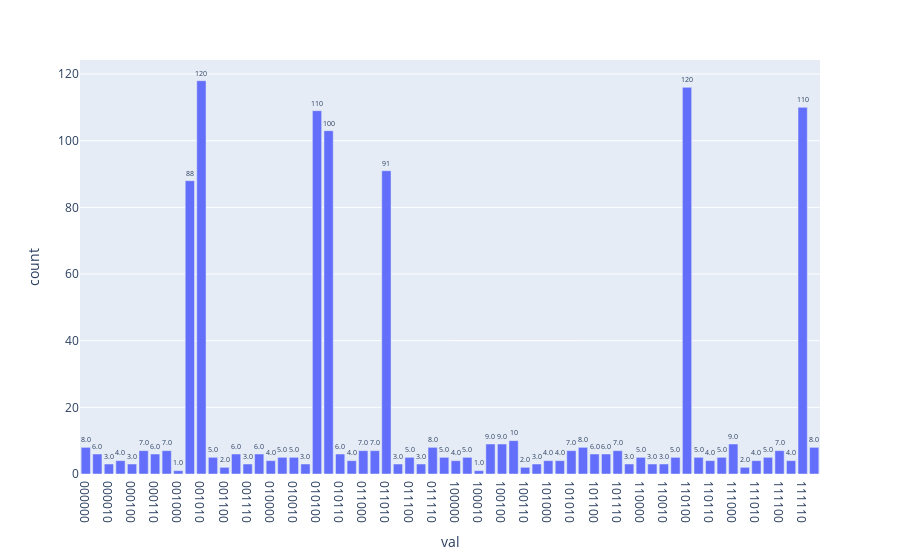
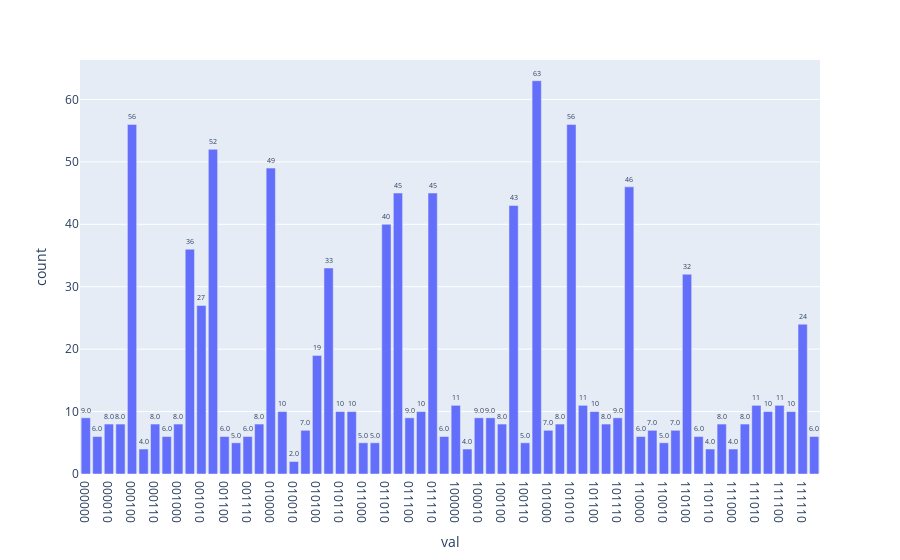
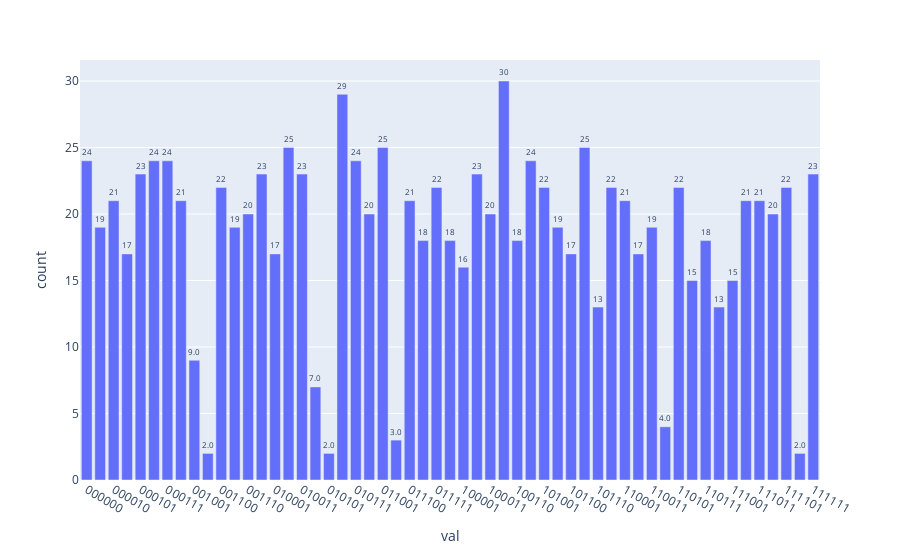
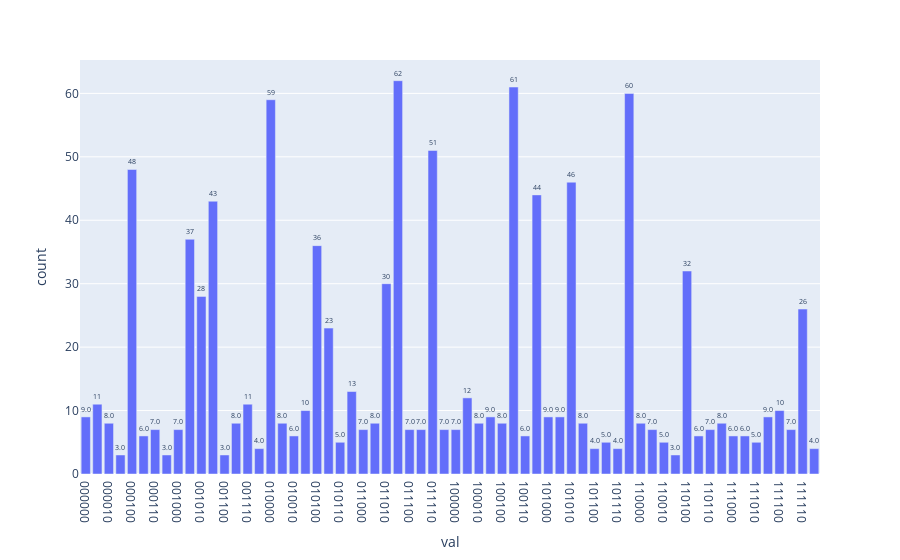

These figures' notebook cell, in order:
### Markdown cell above
In the cell bellow, you can choose how many Grover iterations you want and it will automatically do from 0 to the number you want, saving the plots in two different formats, as well as saving the array, the indices and the threshold chosen into a file called array_thresh.py, in the folder plots/grov_its/ .

### Code cell
###################################### SETTING UP THE SEARCH ################################################
nb_times = 10 #up to how many grover it. you want to test

nb_sol = 7 #I want nb_sol solutions in my array
nb_qb_arr = 6 #I want 2^nb_qb_arr values in my array

thresh = 5
data_arr = array_creation(nb_qb_arr, thresh, nb_sol)
#############################################################################################################

ind = []
i = 0
for j in data_arr:
    if j > thresh:
        ind.append(i)
    i += 1
    
if not os.path.exists("plots/grov_its"):
        os.makedirs("plots/grov_its")
        
with open("plots/grov_its/array_thresh.py", 'w') as f:
    f.write(f'#Indices of values above {thresh}: {ind}. The values are {[data_arr[x] for x in ind]}\n')
    f.write(f'#The full array is {data_arr}\n\n')
    f.write(f'thresh = {thresh}\n')
    f.write(f'data_arr = {data_arr}\n')
    f.write(f'ind = {ind}\n')
    
M = 1
for i in range(nb_times):

    #These numbers are calculated directly from the data array
    n = ceil(log(len(data_arr), 2)) #number of index qbits
    len_b =  ceil(log(max(data_arr)+1, 2))#length of the bitstrings to compare
    m = 5*len_b #number of qbits needed for the comparision

    i_reg = QuantumRegister(n, 'd') #Creates the data registry
    val_reg = QuantumRegister(m-1, 't') #Creates the template registry
    anc = QuantumRegister(1, 'ancilla') #Creates the ancillary registry for the oracle
    cr = ClassicalRegister(n, 'c') #Creates the classical bit measurment output

    qc = QuantumCircuit(i_reg, val_reg, anc, cr) #Makes the circuit with these qbits as input

    ####### State initialization #########
    qc.h(range(n))

    #initiation of ancillary to |->
    qc.x(anc)
    qc.h(anc)

    ##### GROVER ITERATION ######
    #THE THRESHOLD IS SET IN GROVER METHOD

    grov_it = GrovIt(data_arr, thresh).to_gate()
    grov_it.label = "Grover"

    for i in range(M):
        qc.append(grov_it, list(range(n+m)))

    qc.measure([x for x in range(n)],cr)

    ############# CIRCUIT SIMULATION #################
    aer_sim = Aer.get_backend('aer_simulator')
    aer_sim.set_options(device='CPU')

    transpiled_qc = transpile(qc, aer_sim)
    shots = 2048 #we repeat the simulation 2048 times
    job = aer_sim.run(transpiled_qc)

    ############# CODE FOR PLOTTING ####################
    hist = job.result().get_counts() #simulation output
    sort_hist = sorted(hist.items()) #So that the plotting puts everything in the same increasing order of basis
    n_hist = {k:v for k,v in sort_hist}

    results = {'val':n_hist.keys(),'count':n_hist.values()} #change the formatting of the data to match plotly

    fig = px.bar(results, x="val", y="count", text="count")
    fig.update_traces(texttemplate='%{text:.2s}', textposition='outside')
    fig.update_layout(uniformtext_minsize=6, uniformtext_mode='show')
    fig.show()

    fig.write_image(f"plots/grov_its/r_arr_{M}_GrovIts.pdf",width=1600, height=800,)
    fig.write_html(f"plots/grov_its/r_arr_{M}_GrovIts.html")
    
    M+=1

### Figure 1 — Plotly figure (JSON) as saved in the notebook; plotly's stock layout.template omitted (floating-point values rounded to 4 significant figures)
{"data": [{"alignmentgroup": "True", "hovertemplate": "val=%{x}<br>count=%{text}<extra></extra>", "legendgroup": "", "marker": {"color": "#636efa", "pattern": {"shape": ""}}, "name": "", "offsetgroup": "", "orientation": "v", "showlegend": false, "text": ["8", "6", "3", "4", "3", "7", "6", "7", "1", "88", "118", "5", "2", "6", "3", "6", "4", "5", "5", "3", "109", "103", "6", "4", "7", "7", "91", "3", "5", "3", "8", "5", "4", "5", "1", "9", "9", "10", "2", "3", "4", "4", "7", "8", "6", "6", "7", "3", "5", "3", "3", "5", "116", "5", "4", "5", "9", "2", "4", "5", "7", "4", "110", "8"], "textposition": "outside", "texttemplate": "%{text:.2s}", "type": "bar", "x": ["000000", "000001", "000010", "000011", "000100", "000101", "000110", "000111", "001000", "001001", "001010", "001011", "001100", "001101", "001110", "001111", "010000", "010001", "010010", "010011", "010100", "010101", "010110", "010111", "011000", "011001", "011010", "011011", "011100", "011101", "011110", "011111", "100000", "100001", "100010", "100011", "100100", "100101", "100110", "100111", "101000", "101001", "101010", "101011", "101100", "101101", "101110", "101111", "110000", "110001", "110010", "110011", "110100", "110101", "110110", "110111", "111000", "111001", "111010", "111011", "111100", "111101", "111110", "111111"], "xaxis": "x", "y": [8, 6, 3, 4, 3, 7, 6, 7, 1, 88, 118, 5, 2, 6, 3, 6, 4, 5, 5, 3, 109, 103, 6, 4, 7, 7, 91, 3, 5, 3, 8, 5, 4, 5, 1, 9, 9, 10, 2, 3, 4, 4, 7, 8, 6, 6, 7, 3, 5, 3, 3, 5, 116, 5, 4, 5, 9, 2, 4, 5, 7, 4, 110, 8], "yaxis": "y"}], "layout": {"barmode": "relative", "legend": {"tracegroupgap": 0}, "margin": {"t": 60}, "uniformtext": {"minsize": 6, "mode": "show"}, "xaxis": {"anchor": "y", "domain": [0, 1], "title": {"text": "val"}}, "yaxis": {"anchor": "x", "domain": [0, 1], "title": {"text": "count"}}}}

### Figure 2 — Plotly figure (JSON) as saved in the notebook; plotly's stock layout.template omitted (floating-point values rounded to 4 significant figures)
{"data": [{"alignmentgroup": "True", "hovertemplate": "val=%{x}<br>count=%{text}<extra></extra>", "legendgroup": "", "marker": {"color": "#636efa", "pattern": {"shape": ""}}, "name": "", "offsetgroup": "", "orientation": "v", "showlegend": false, "text": ["9", "6", "8", "8", "56", "4", "8", "6", "8", "36", "27", "52", "6", "5", "6", "8", "49", "10", "2", "7", "19", "33", "10", "10", "5", "5", "40", "45", "9", "10", "45", "6", "11", "4", "9", "9", "8", "43", "5", "63", "7", "8", "56", "11", "10", "8", "9", "46", "6", "7", "5", "7", "32", "6", "4", "8", "4", "8", "11", "10", "11", "10", "24", "6"], "textposition": "outside", "texttemplate": "%{text:.2s}", "type": "bar", "x": ["000000", "000001", "000010", "000011", "000100", "000101", "000110", "000111", "001000", "001001", "001010", "001011", "001100", "001101", "001110", "001111", "010000", "010001", "010010", "010011", "010100", "010101", "010110", "010111", "011000", "011001", "011010", "011011", "011100", "011101", "011110", "011111", "100000", "100001", "100010", "100011", "100100", "100101", "100110", "100111", "101000", "101001", "101010", "101011", "101100", "101101", "101110", "101111", "110000", "110001", "110010", "110011", "110100", "110101", "110110", "110111", "111000", "111001", "111010", "111011", "111100", "111101", "111110", "111111"], "xaxis": "x", "y": [9, 6, 8, 8, 56, 4, 8, 6, 8, 36, 27, 52, 6, 5, 6, 8, 49, 10, 2, 7, 19, 33, 10, 10, 5, 5, 40, 45, 9, 10, 45, 6, 11, 4, 9, 9, 8, 43, 5, 63, 7, 8, 56, 11, 10, 8, 9, 46, 6, 7, 5, 7, 32, 6, 4, 8, 4, 8, 11, 10, 11, 10, 24, 6], "yaxis": "y"}], "layout": {"barmode": "relative", "legend": {"tracegroupgap": 0}, "margin": {"t": 60}, "uniformtext": {"minsize": 6, "mode": "show"}, "xaxis": {"anchor": "y", "domain": [0, 1], "title": {"text": "val"}}, "yaxis": {"anchor": "x", "domain": [0, 1], "title": {"text": "count"}}}}

### Figure 3 — Plotly figure (JSON) as saved in the notebook; plotly's stock layout.template omitted (floating-point values rounded to 4 significant figures)
{"data": [{"alignmentgroup": "True", "hovertemplate": "val=%{x}<br>count=%{text}<extra></extra>", "legendgroup": "", "marker": {"color": "#636efa", "pattern": {"shape": ""}}, "name": "", "offsetgroup": "", "orientation": "v", "showlegend": false, "text": ["24", "19", "21", "17", "23", "24", "24", "21", "9", "2", "22", "19", "20", "23", "17", "25", "23", "7", "2", "29", "24", "20", "25", "3", "21", "18", "22", "18", "16", "23", "20", "30", "18", "24", "22", "19", "17", "25", "13", "22", "21", "17", "19", "4", "22", "15", "18", "13", "15", "21", "21", "20", "22", "2", "23"], "textposition": "outside", "texttemplate": "%{text:.2s}", "type": "bar", "x": ["000000", "000001", "000010", "000011", "000101", "000110", "000111", "001000", "001001", "001010", "001100", "001101", "001110", "001111", "010001", "010010", "010011", "010100", "010101", "010110", "010111", "011000", "011001", "011010", "011100", "011101", "011111", "100000", "100001", "100010", "100011", "100100", "100110", "101000", "101001", "101011", "101100", "101101", "101110", "110000", "110001", "110010", "110011", "110100", "110101", "110110", "110111", "111000", "111001", "111010", "111011", "111100", "111101", "111110", "111111"], "xaxis": "x", "y": [24, 19, 21, 17, 23, 24, 24, 21, 9, 2, 22, 19, 20, 23, 17, 25, 23, 7, 2, 29, 24, 20, 25, 3, 21, 18, 22, 18, 16, 23, 20, 30, 18, 24, 22, 19, 17, 25, 13, 22, 21, 17, 19, 4, 22, 15, 18, 13, 15, 21, 21, 20, 22, 2, 23], "yaxis": "y"}], "layout": {"barmode": "relative", "legend": {"tracegroupgap": 0}, "margin": {"t": 60}, "uniformtext": {"minsize": 6, "mode": "show"}, "xaxis": {"anchor": "y", "domain": [0, 1], "title": {"text": "val"}}, "yaxis": {"anchor": "x", "domain": [0, 1], "title": {"text": "count"}}}}

### Figure 4 — Plotly figure (JSON) as saved in the notebook; plotly's stock layout.template omitted (floating-point values rounded to 4 significant figures)
{"data": [{"alignmentgroup": "True", "hovertemplate": "val=%{x}<br>count=%{text}<extra></extra>", "legendgroup": "", "marker": {"color": "#636efa", "pattern": {"shape": ""}}, "name": "", "offsetgroup": "", "orientation": "v", "showlegend": false, "text": ["9", "11", "8", "3", "48", "6", "7", "3", "7", "37", "28", "43", "3", "8", "11", "4", "59", "8", "6", "10", "36", "23", "5", "13", "7", "8", "30", "62", "7", "7", "51", "7", "7", "12", "8", "9", "8", "61", "6", "44", "9", "9", "46", "8", "4", "5", "4", "60", "8", "7", "5", "3", "32", "6", "7", "8", "6", "6", "5", "9", "10", "7", "26", "4"], "textposition": "outside", "texttemplate": "%{text:.2s}", "type": "bar", "x": ["000000", "000001", "000010", "000011", "000100", "000101", "000110", "000111", "001000", "001001", "001010", "001011", "001100", "001101", "001110", "001111", "010000", "010001", "010010", "010011", "010100", "010101", "010110", "010111", "011000", "011001", "011010", "011011", "011100", "011101", "011110", "011111", "100000", "100001", "100010", "100011", "100100", "100101", "100110", "100111", "101000", "101001", "101010", "101011", "101100", "101101", "101110", "101111", "110000", "110001", "110010", "110011", "110100", "110101", "110110", "110111", "111000", "111001", "111010", "111011", "111100", "111101", "111110", "111111"], "xaxis": "x", "y": [9, 11, 8, 3, 48, 6, 7, 3, 7, 37, 28, 43, 3, 8, 11, 4, 59, 8, 6, 10, 36, 23, 5, 13, 7, 8, 30, 62, 7, 7, 51, 7, 7, 12, 8, 9, 8, 61, 6, 44, 9, 9, 46, 8, 4, 5, 4, 60, 8, 7, 5, 3, 32, 6, 7, 8, 6, 6, 5, 9, 10, 7, 26, 4], "yaxis": "y"}], "layout": {"barmode": "relative", "legend": {"tracegroupgap": 0}, "margin": {"t": 60}, "uniformtext": {"minsize": 6, "mode": "show"}, "xaxis": {"anchor": "y", "domain": [0, 1], "title": {"text": "val"}}, "yaxis": {"anchor": "x", "domain": [0, 1], "title": {"text": "count"}}}}
